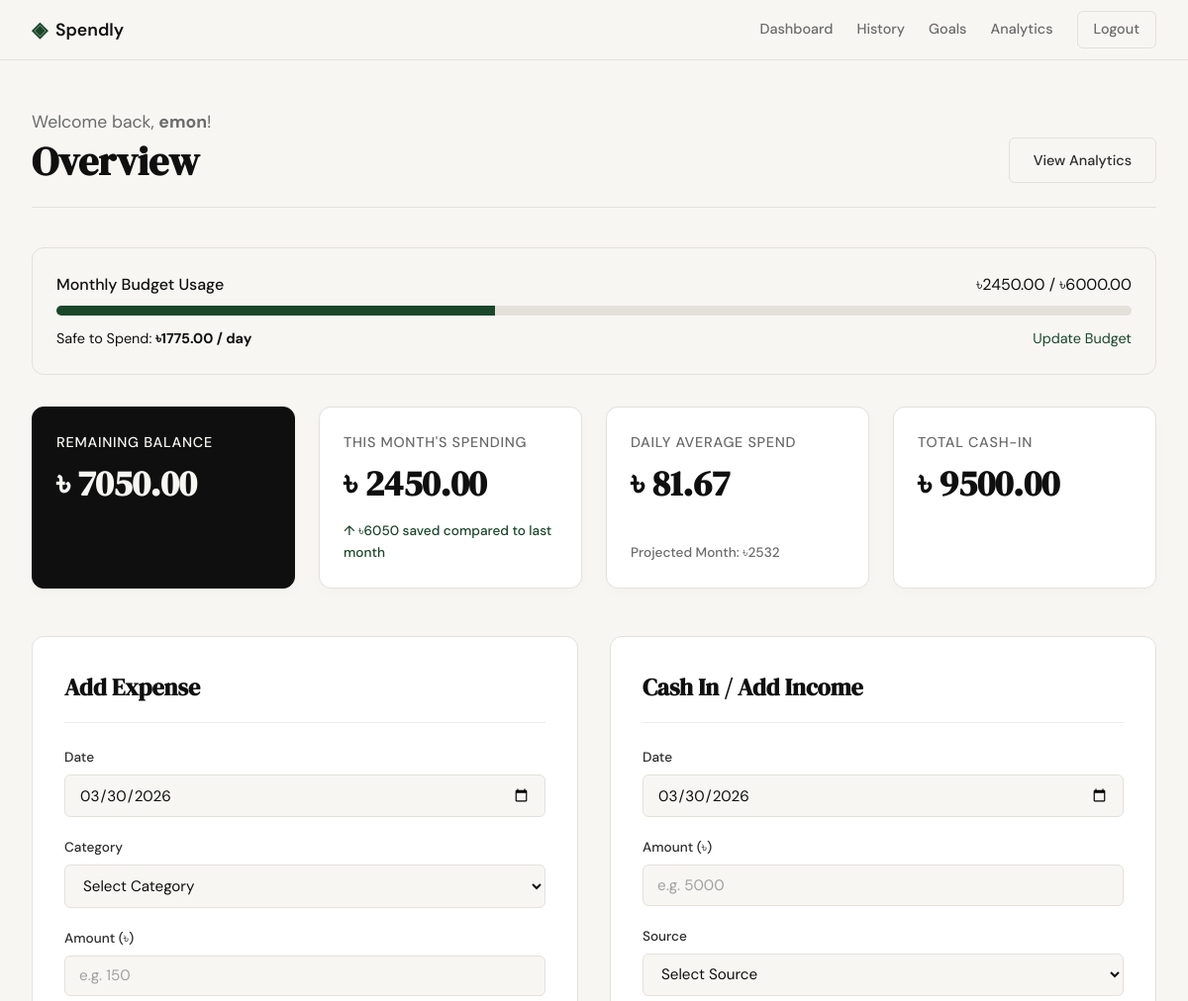
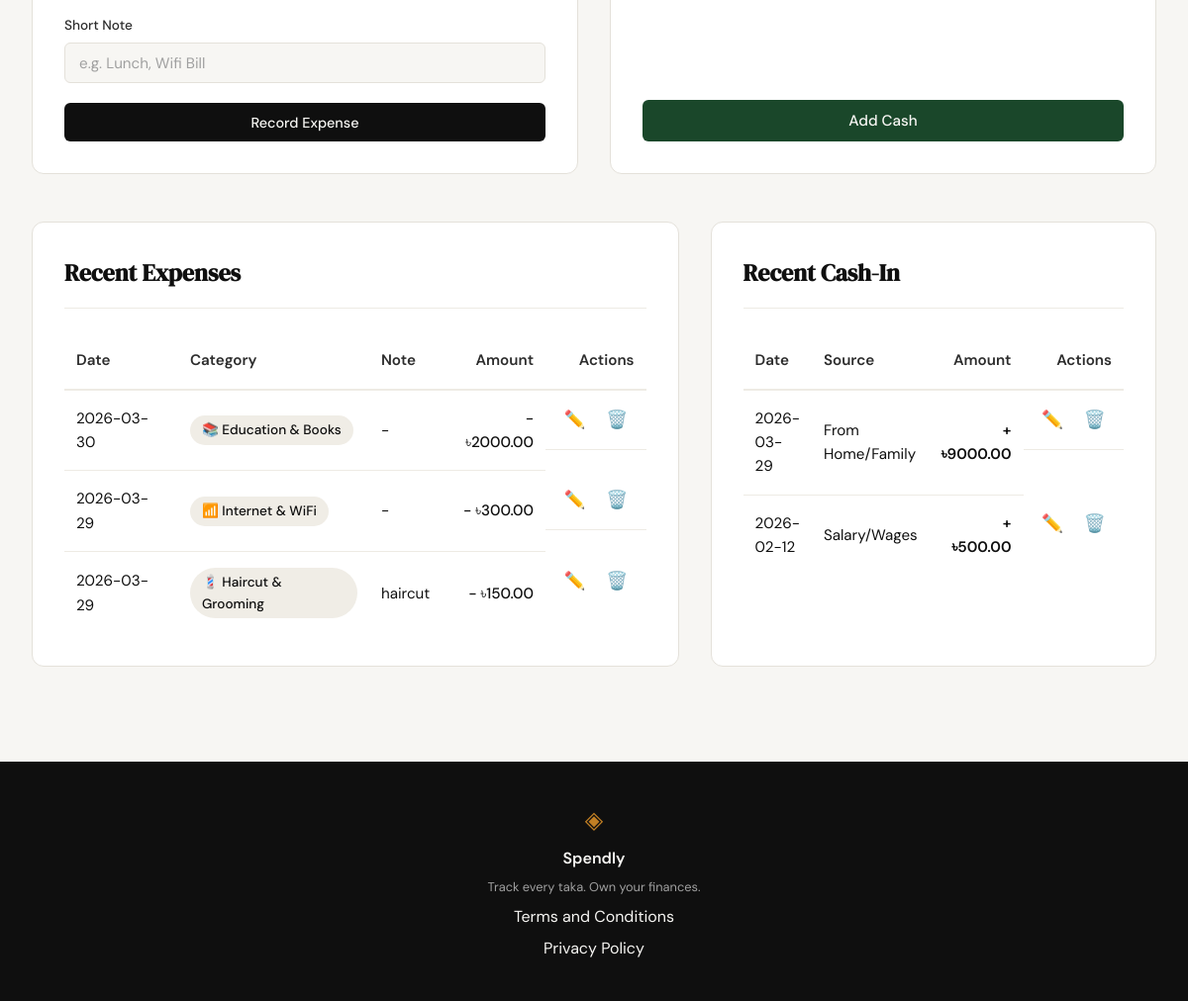
Before: /dashboard (signed in) with the older database file (2 pictures, top to bottom).
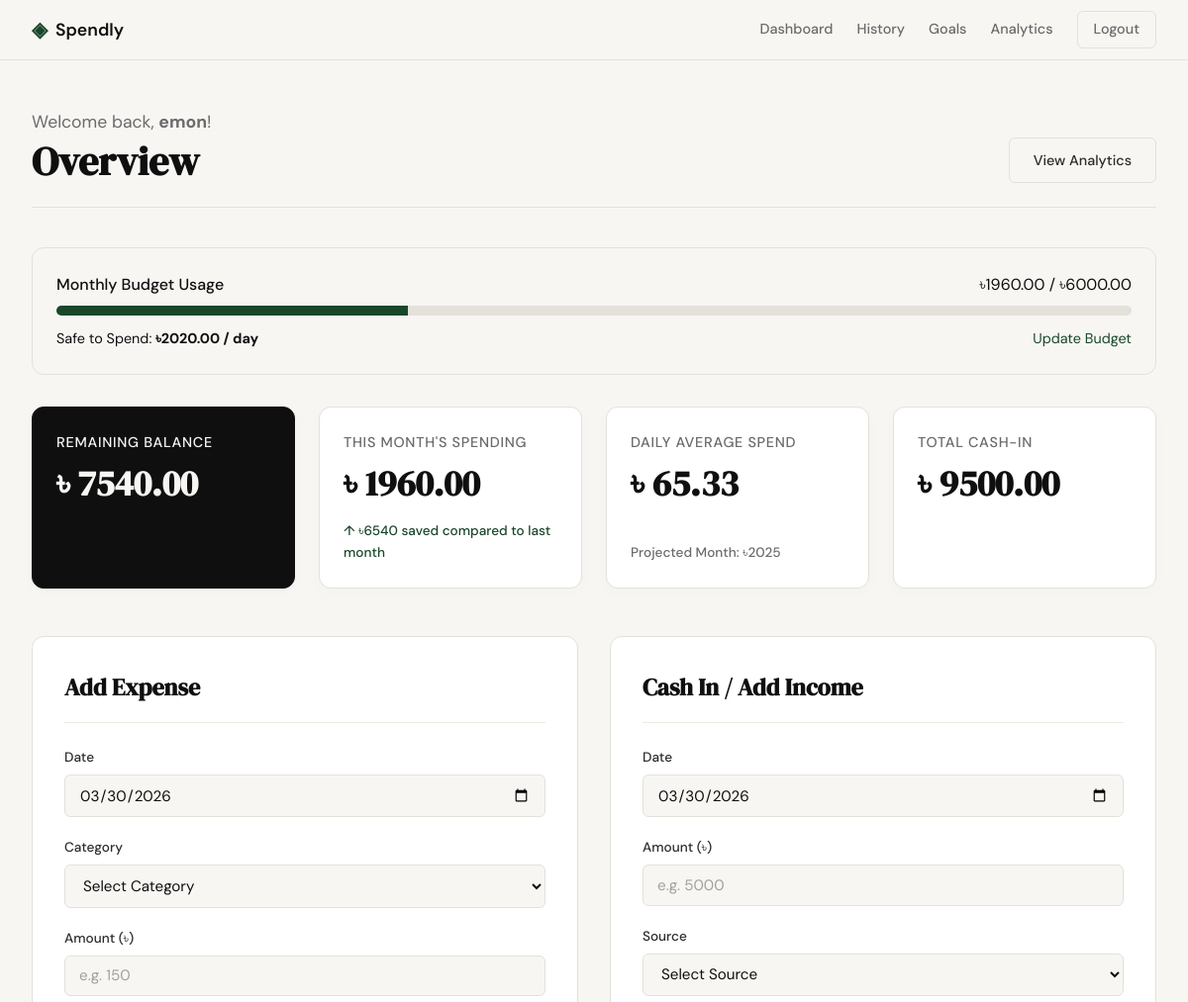
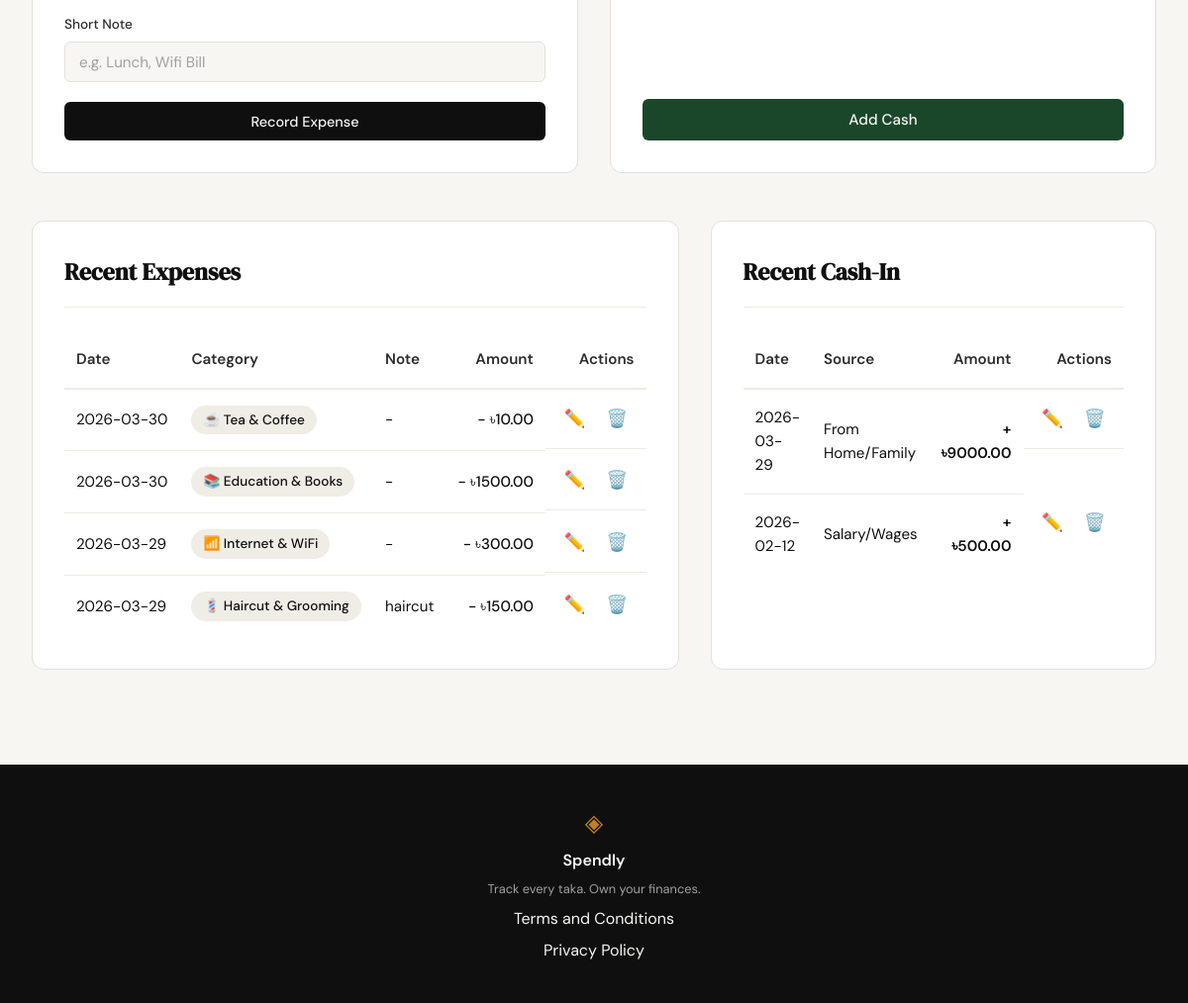
After: the same page with the newer database file (2 pictures, top to bottom).
### tables this page shows
CREATE TABLE budgets (
            id INTEGER PRIMARY KEY AUTOINCREMENT,
            user_id INTEGER NOT NULL,
            category_id INTEGER,
            amount REAL NOT NULL,
            month TEXT NOT NULL,
            FOREIGN KEY (user_id) REFERENCES users (id) ON DELETE CASCADE,
            FOREIGN KEY (category_id) REFERENCES categories (id) ON DELETE CASCADE,
            UNIQUE(user_id, category_id, month)
        );

CREATE TABLE expenses (
            id INTEGER PRIMARY KEY AUTOINCREMENT,
            user_id INTEGER NOT NULL,
            category_id INTEGER NOT NULL,
            amount REAL NOT NULL,
            description TEXT,
            date TIMESTAMP DEFAULT CURRENT_TIMESTAMP,
            FOREIGN KEY (user_id) REFERENCES users (id) ON DELETE CASCADE,
            FOREIGN KEY (category_id) REFERENCES categories (id)
        );

CREATE TABLE categories (
            id INTEGER PRIMARY KEY AUTOINCREMENT,
            name TEXT UNIQUE NOT NULL,
            icon TEXT DEFAULT '💸'
        );

CREATE TABLE incomes (
            id INTEGER PRIMARY KEY AUTOINCREMENT,
            user_id INTEGER NOT NULL,
            amount REAL NOT NULL,
            description TEXT,
            date TIMESTAMP DEFAULT CURRENT_TIMESTAMP,
            FOREIGN KEY (user_id) REFERENCES users (id) ON DELETE CASCADE
        );

### app/routes/dashboard.py (the view, shortened to what this page needs)
@dashboard_bp.route("/dashboard")
def index():
    if "user_id" not in session:
        return redirect(url_for("auth.login"))
    uid = session["user_id"]
    conn = get_db()
    now = datetime.now()
    curr_month = now.strftime("%Y-%m")
    total_income = (conn.execute(
        "SELECT COALESCE(SUM(amount),0) as t FROM incomes WHERE user_id=?", (uid,)
    ).fetchone()["t"])
    total_expense = (conn.execute(
        "SELECT COALESCE(SUM(amount),0) as t FROM expenses WHERE user_id=?", (uid,)
    ).fetchone()["t"])
    lifetime_saved = total_income - total_expense
    cm_income = (conn.execute(
        "SELECT COALESCE(SUM(amount),0) as t FROM incomes WHERE user_id=? AND strftime('%Y-%m',date)=?",
        (uid, curr_month),
    ).fetchone()["t"])
    cm_expense = (conn.execute(
        "SELECT COALESCE(SUM(amount),0) as t FROM expenses WHERE user_id=? AND strftime('%Y-%m',date)=?",
        (uid, curr_month),
    ).fetchone()["t"])
    cm_saved = cm_income - cm_expense
    first_of_month = now.replace(day=1)
    prev_month_date = first_of_month - timedelta(days=1)
    prev_month = prev_month_date.strftime("%Y-%m")
    pm_income = (conn.execute(
        "SELECT COALESCE(SUM(amount),0) as t FROM incomes WHERE user_id=? AND strftime('%Y-%m',date)=?",
        (uid, prev_month),
    ).fetchone()["t"])
    pm_expense = (conn.execute(
        "SELECT COALESCE(SUM(amount),0) as t FROM expenses WHERE user_id=? AND strftime('%Y-%m',date)=?",
        (uid, prev_month),
    ).fetchone()["t"])
    pm_saved = pm_income - pm_expense
    savings_diff = cm_saved - pm_saved
    all_budgets = conn.execute(
        "SELECT category_id, amount FROM budgets WHERE user_id=? AND month=?",
        (uid, curr_month)
    ).fetchall()
    monthly_budget = 0
    cat_budgets = {}
    for b in all_budgets:
        if b['category_id'] is None:
            monthly_budget = b['amount']
        else:
            cat_budgets[b['category_id']] = b['amount']
    cat_spending_query = conn.execute("""
        SELECT category_id, SUM(amount) as spent
        FROM expenses
        WHERE user_id=? AND strftime('%Y-%m', date)=?
        GROUP BY category_id
    """, (uid, curr_month)).fetchall()
    cat_spending_map = {r['category_id']: r['spent'] for r in cat_spending_query}
    days_in_month = calendar.monthrange(now.year, now.month)[1]
    current_day = now.day
    days_left = days_in_month - current_day + 1
    daily_average = cm_expense / current_day if current_day > 0 else 0
    projected_spend = daily_average * days_in_month
    if monthly_budget > 0:
        safe_to_spend_daily = max(0, (monthly_budget - cm_expense) / days_left)
        budget_used_percent = round(min(100, (cm_expense / monthly_budget) * 100), 1)
    else:
        safe_to_spend_daily = 0
        budget_used_percent = 0
    categories = conn.execute("SELECT * FROM categories ORDER BY name").fetchall()
    detailed_cat_budgets = []
    for c in categories:
        cid = c['id']
    recent_expenses = conn.execute("""
        SELECT e.*, c.name as category_name, c.icon as category_icon
        FROM expenses e JOIN categories c ON e.category_id = c.id
        WHERE e.user_id = ? ORDER BY e.date DESC LIMIT 5
    """, (uid,)).fetchall()
    recent_incomes = conn.execute(
        "SELECT * FROM incomes WHERE user_id=? ORDER BY date DESC LIMIT 5",
        (uid,),
    ).fetchall()
    cat_spending = conn.execute("""
        SELECT c.name, c.icon, COALESCE(SUM(e.amount),0) as total
        FROM categories c LEFT JOIN expenses e ON c.id = e.category_id
            AND e.user_id = ? AND strftime('%Y-%m', e.date) = ?
        GROUP BY c.id HAVING total > 0
        ORDER BY total DESC
    """, (uid, curr_month)).fetchall()
    return render_template(
        "dashboard.html",
        total_income=total_income,
        total_expense=total_expense,
        lifetime_saved=lifetime_saved,
        balance=lifetime_saved,
        cm_income=cm_income,
        cm_expense=cm_expense,
        cm_saved=cm_saved,
        pm_saved=pm_saved,
        savings_diff=savings_diff,
        curr_month_savings=cm_saved,
        categories=categories,
        recent_expenses=recent_expenses,
        recent_incomes=recent_incomes,
        cat_spending=cat_spending,
        curr_month_label=now.strftime("%B %Y"),
        prev_month_label=prev_month_date.strftime("%B %Y"),
        current_date=now.strftime("%Y-%m-%d"),
        monthly_budget=monthly_budget,
        daily_average=daily_average,
        projected_spend=projected_spend,
        safe_to_spend_daily=safe_to_spend_daily,
        budget_used_percent=budget_used_percent,
        detailed_cat_budgets=detailed_cat_budgets,
    )

### app/templates/dashboard.html (shortened to what this page needs)
{% extends "base.html" %}
{% block content %}
<div class="dash-wrapper">
    <div class="dash-container">
        <header class="dash-header">
            <div class="header-left">
                <p class="greeting">Welcome back, <strong>{{ session.username }}</strong>!</p>
                <h1 class="dash-title">Overview</h1>
            </div>
            <div class="header-right">
                <a href="{{ url_for('analytics.index') }}" class="btn-ghost">View Analytics</a>
            </div>
        </header>
        {% if monthly_budget > 0 %}
        <div class="budget-section"
            style="margin-bottom: 2rem; background: var(--surface); padding: 1.5rem; border-radius: 12px; border: 1px solid var(--border);">
            <div
                style="display: flex; justify-content: space-between; margin-bottom: 0.5rem; flex-wrap: wrap; gap: 0.25rem;">
                <span style="font-weight: 500;">Monthly Budget Usage</span>
                <span style="color: var(--text-secondary);">৳{{ "%.2f"|format(cm_expense) }} / ৳{{
                    "%.2f"|format(monthly_budget) }}</span>
            </div>
            <div class="progress-bar-bg"
                style="width: 100%; height: 10px; background: var(--border); border-radius: 5px; overflow: hidden;">
                <div class="progress-fill"
                    style="width: {{ budget_used_percent }}%; height: 100%; background: {% if budget_used_percent > 90 %}var(--danger){% elif budget_used_percent > 75 %}var(--warning){% else %}var(--primary){% endif %}; transition: width 0.8s ease-out;">
                </div>
            </div>
            <div
                style="margin-top: 0.75rem; font-size: 0.9rem; color: var(--text-secondary); display: flex; justify-content: space-between; flex-wrap: wrap; gap: 0.5rem; align-items: center;">
                <span>Safe to Spend: <strong>৳{{ "%.2f"|format(safe_to_spend_daily) }} / day</strong></span>
                <a href="#" onclick="document.getElementById('setBudgetModal').style.display='block'"
                    style="color: var(--primary);">Update Budget</a>
            </div>
        </div>
        {% endif %}
        <div class="stats-grid">
            <div class="stat-card stat-primary">
                <p class="stat-label">Remaining Balance</p>
                <h2 class="stat-value">৳ {{ "%.2f"|format(balance|default(0)) }}</h2>
            </div>
            <div class="stat-card">
                <p class="stat-label">This Month's Spending</p>
                <h2 class="stat-value">৳ {{ "%.2f"|format(cm_expense|default(0)) }}</h2>
                {% if savings_diff and savings_diff > 0 %}
                <p class="stat-trend trend-up">↑ ৳{{ "%.0f"|format(savings_diff) }} saved compared to last month</p>
                {% elif savings_diff and savings_diff < 0 %} <p class="stat-trend trend-down">↓ ৳{{
                    "%.0f"|format(savings_diff|abs) }} less saved than last month</p>
                    {% else %}
                    <p class="stat-trend">Same as last month</p>
                    {% endif %}
            </div>
            <div class="stat-card">
                <p class="stat-label">Daily Average Spend</p>
                <h2 class="stat-value">৳ {{ "%.2f"|format(daily_average|default(0)) }}</h2>
                <p class="stat-trend text-secondary">Projected Month: ৳{{ "%.0f"|format(projected_spend) }}</p>
            </div>
            <div class="stat-card">
                <p class="stat-label">Total Cash-In</p>
                <h2 class="stat-value">৳ {{ "%.2f"|format(total_income|default(0)) }}</h2>
            </div>
        </div>
        <div class="forms-grid">
            <div class="form-card">
                <h3 class="card-title">Add Expense</h3>
                <form action="{{ url_for('transactions.add_expense') }}" method="POST" class="dash-form">
                    <div class="form-group">
                        <label>Date</label>
                        <input type="date" name="date" class="form-input" required value="{{ current_date }}">
                    </div>
                    <div class="form-group">
                        <label>Category</label>
                        <select name="category_id" class="form-input" required>
                            <option value="">Select Category</option>
                        </select>
                    </div>
                    <div class="form-group">
                        <label>Amount (৳)</label>
                        <input type="number" step="0.01" name="amount" class="form-input" placeholder="e.g. 150"
                            required>
                    </div>
                    <div class="form-group">
                        <label>Short Note</label>
                        <input type="text" name="description" class="form-input" placeholder="e.g. Lunch, Wifi Bill"
                            autocomplete="off">
                    </div>
                    <button type="submit" class="btn-primary w-full">Record Expense</button>
                </form>
            </div>
            <div class="form-card">
                <h3 class="card-title">Cash In / Add Income</h3>
                <form action="{{ url_for('transactions.cash_in') }}" method="POST" class="dash-form">
                    <div class="form-group">
                        <label>Date</label>
                        <input type="date" name="date" class="form-input" required value="{{ current_date }}">
                    </div>
                    <div class="form-group">
                        <label>Amount (৳)</label>
                        <input type="number" step="0.01" name="amount" class="form-input" placeholder="e.g. 5000"
                            required>
                    </div>
                    <div class="form-group">
                        <label>Source</label>
                        <select name="description" class="form-input" required>
                            <option value="">Select Source</option>
                        </select>
                    </div>
                    <button type="submit" class="btn-success w-full" style="margin-top: auto;">Add Cash</button>
                </form>
            </div>
        </div>
        <div class="tables-grid">
            <div class="table-card">
                <h3 class="card-title">Recent Expenses</h3>
                <div class="table-responsive">
                    <table class="dash-table">
                        <thead>
                            <tr>
                                <th>Date</th>
                                <th>Category</th>
                                <th>Note</th>
                                <th class="text-right">Amount</th>
                                <th class="text-right">Actions</th>
                            </tr>
                        </thead>
                        <tbody>
                            {% for e in recent_expenses %}
                            <tr>
                                <td>{{ e.date.split(' ')[0] }}</td>
                                <td><span class="cat-pill">{{ e.category_icon }} {{ e.category_name }}</span></td>
                                <td>{{ e.description or '-' }}</td>
                                <td class="text-right amount-out">- ৳{{ "%.2f"|format(e.amount) }}</td>
                                <td class="text-right actions-cell">
                                    <button class="action-btn edit-btn"
                                        onclick="openExpenseModal({{ e.id }}, '{{ e.date.split(' ')[0] }}', {{ e.category_id }}, {{ e.amount }}, '{{ e.description }}')">✏️</button>
                                    <form action="{{ url_for('transactions.delete_expense', id=e.id) }}" method="POST"
                                        class="inline-form"
                                        onsubmit="return confirm('Are you sure you want to delete this expense?');">
                                        <button type="submit" class="action-btn delete-btn">🗑️</button>
                                    </form>
                                </td>
                            </tr>
                            {% else %}
                            <tr>
                                <td colspan="5" class="text-center empty-state">No recent expenses.</td>
                            </tr>
                            {% endfor %}
                        </tbody>
                    </table>
                </div>
            </div>
            <div class="table-card">
                <h3 class="card-title">Recent Cash-In</h3>
                <div class="table-responsive">
                    <table class="dash-table">
                        <thead>
                            <tr>
                                <th>Date</th>
                                <th>Source</th>
                                <th class="text-right">Amount</th>
                                <th class="text-right">Actions</th>
                            </tr>
                        </thead>
                        <tbody>
                            {% for i in recent_incomes %}
                            <tr>
                                <td>{{ i.date.split(' ')[0] }}</td>
                                <td>{{ i.description }}</td>
                                <td class="text-right amount-in">+ ৳{{ "%.2f"|format(i.amount) }}</td>
                                <td class="text-right actions-cell">
                                    <button class="action-btn edit-btn"
                                        onclick="openIncomeModal({{ i.id }}, '{{ i.date.split(' ')[0] }}', {{ i.amount }}, '{{ i.description }}')">✏️</button>
                                    <form action="{{ url_for('transactions.delete_income', id=i.id) }}" method="POST"
                                        class="inline-form"
                                        onsubmit="return confirm('Are you sure you want to delete this income?');">
                                        <button type="submit" class="action-btn delete-btn">🗑️</button>
                                    </form>
                                </td>
                            </tr>
                            {% else %}
                            <tr>
                                <td colspan="4" class="text-center empty-state">No recent income.</td>
                            </tr>
                            {% endfor %}
                        </tbody>
                    </table>
                </div>
            </div>
        </div>
    </div>
</div>
{% endblock %}

Changed rows visible on the page:
added expenses: date "2026-03-30", category_icon "☕", category_name "Tea & Coffee", description "-", amount "10.00"
changed expenses "Education & Books": amount "2000.00" → "1500.00"
Other visible differences:
{{ "%.2f"|format(cm_expense) }}: "2450.00" → "1960.00"
{{ budget_used_percent }}: 40.8 → 32.7 (drawn)
{{ "%.2f"|format(safe_to_spend_daily) }}: "1775.00" → "2020.00"
{{ "%.2f"|format(balance|default(0)) }}: "7050.00" → "7540.00"
{{ "%.2f"|format(cm_expense|default(0)) }}: "2450.00" → "1960.00"
{{ "%.0f"|format(savings_diff) }}: "6050" → "6540"
{{ "%.2f"|format(daily_average|default(0)) }}: "81.67" → "65.33"
{{ "%.0f"|format(projected_spend) }}: "2532" → "2025"
